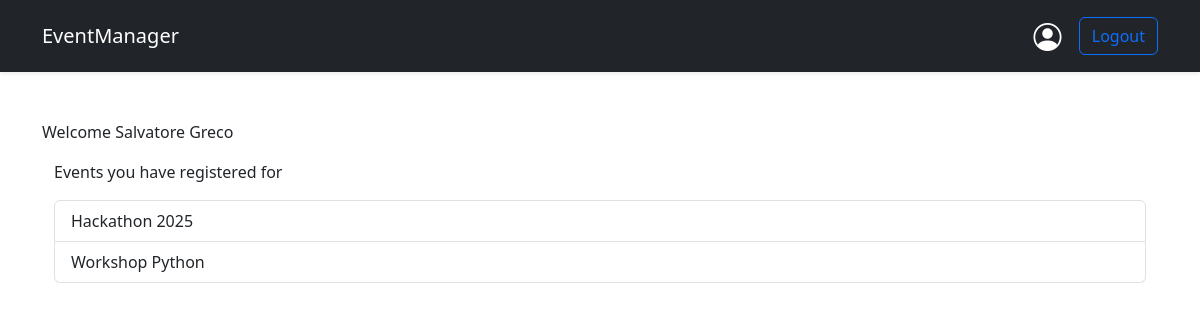
Screenshot of /users/profile/ (signed in) with the database file from the repository.
### users/models.py (models this page shows)
class CustomUser(AbstractUser):
    is_organizer = models.BooleanField(default=False) # Default is attendee
    objects = CustomUserManager()

### events/models.py (models this page shows)
class Events(models.Model):
    id = models.AutoField(primary_key=True) # Non dovrebbe essere necessario
    name = models.CharField(max_length=50)
    place_name = models.CharField(max_length=50)
    place_address = models.CharField(max_length=100)
    price = models.DecimalField(decimal_places=2, max_digits=5)
    date = models.DateTimeField(auto_now=True)
    organizer_id = models.ForeignKey(CustomUser, on_delete=models.CASCADE, related_name='event_organizer')
    registration = models.ManyToManyField(to=CustomUser)

### users/views.py (the view)
# urls.py: path('profile/', views.profile_view, name='profile')
@login_required
def profile_view(request):
    if request.method == 'GET':
        user = request.user
        if user.is_organizer:
            events = Events.objects.filter(organizer_id = user.id)
        else:
            events = Events.objects.filter(registration=user.id)
        return render(request,'profile.html', {'first_name': user.first_name, 'last_name': user.last_name, 'events': events})

### templates/profile.html (shortened to what this page needs)
{% extends 'base.html' %}
{% load crispy_forms_tags %}
{% block content %}
    <p>Welcome {{ first_name }} {{ last_name }}</p>
    <div class="container">
        {% if user.is_organizer %}
            <p>Events you have organized</p>
        {% else %}
            <p>Events you have registered for</p>
        {% endif %}
        <div class="list-group">
            {% for event in events %}
                <a href="#" class="list-group-item list-group-item-action">{{ event.name }}</a>
            {% endfor %}
        </div>
    </div>
{% endblock %}

### rows the page displays
CustomUser: first_name "Salvatore", last_name "Greco"
Events: name "Hackathon 2025"
Events: name "Workshop Python"
